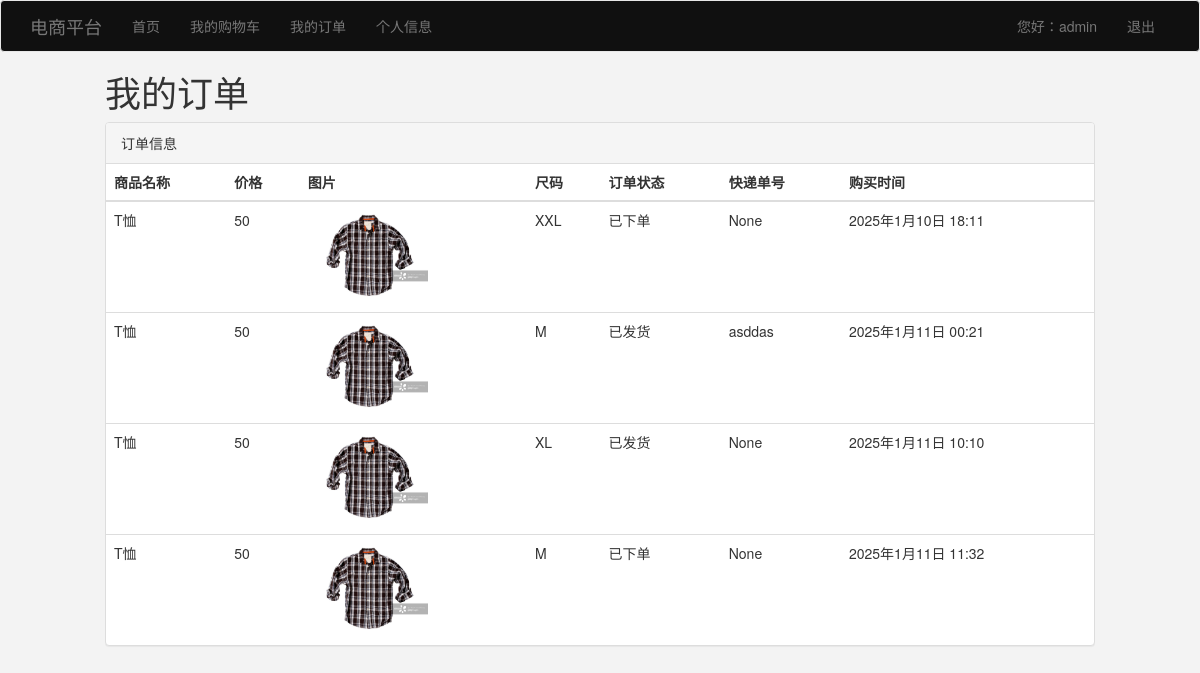
/my_order/ (signed in), run on an earlier commit of the app's database.
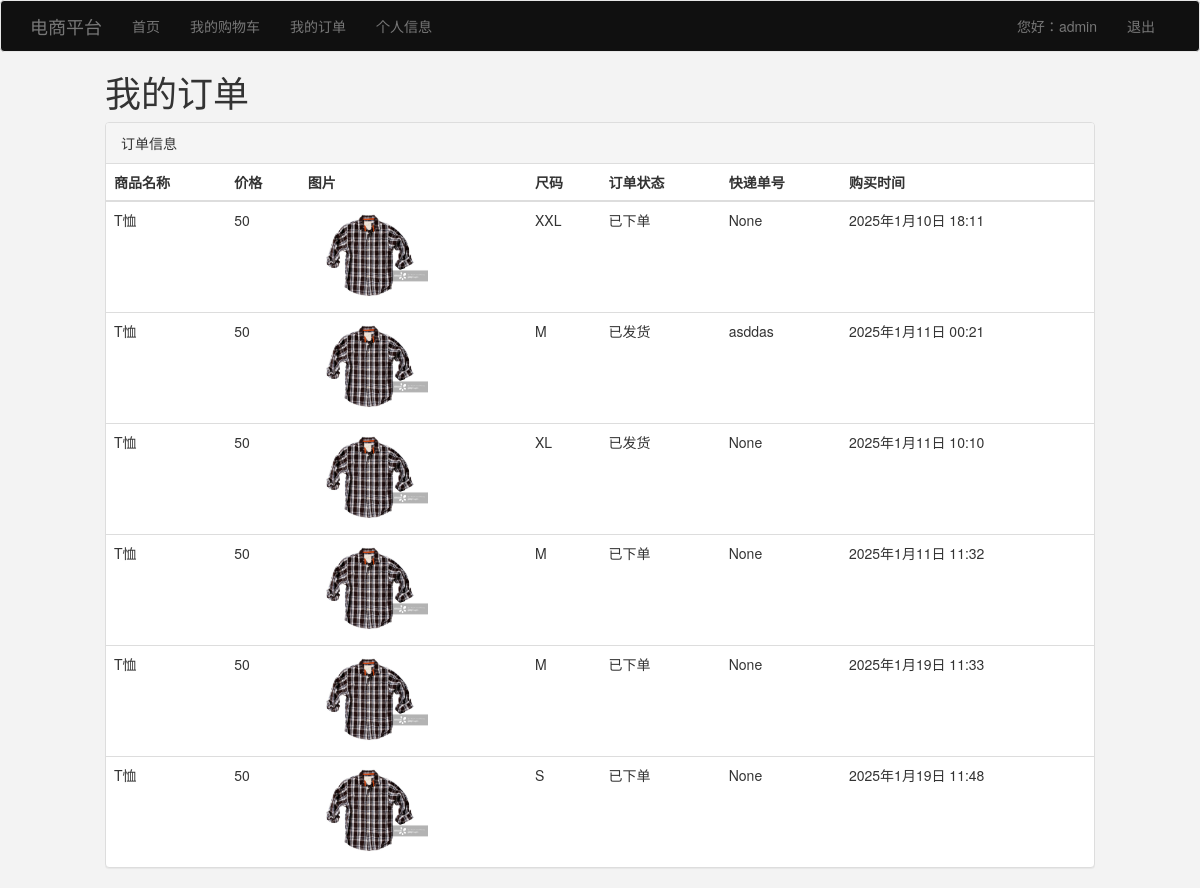
And on a later commit of the database.
### info_manage/models.py (models this page shows, shortened)
class OrderModel(models.Model):
    STATUS_CHOICES = (
        ('ordered', '已下单'),
        ('prepare','备货中'),
        ('unshipped', '待发货'),
        ('shipped', '已发货'),
        ('completed', '已完成'),
    )
    item = models.ForeignKey('ItemModel', on_delete=models.CASCADE, verbose_name='所属商品')
    user = models.ForeignKey('UserInfoModel', on_delete=models.CASCADE, verbose_name='所属用户')
    price = models.IntegerField(verbose_name='总价格')
    size = models.CharField(max_length=3, verbose_name='尺寸', default='M')
    status = models.CharField(max_length=20, choices=STATUS_CHOICES, default='ordered', verbose_name='订单状态')
    tracking_number = models.CharField(max_length=100, verbose_name='快递单号', blank=True, null=True)
    create_time = models.DateTimeField(auto_now_add=True, verbose_name='创建时间')
    class Meta:
        db_table = 'db_order'
        verbose_name = '订单信息'
        verbose_name_plural = verbose_name

class ItemModel(models.Model):
    SIZE_CHOICES = [
        ('XS', 'XS'),
        ('S', 'S'),
        ('M', 'M'),
        ('L', 'L'),
        ('XL', 'XL'),
        ('XXL', 'XXL'),
    ]
    name = models.CharField(max_length=100, verbose_name='名称')
    price = models.IntegerField(verbose_name='价格')
    image = models.ImageField(upload_to='', max_length=300, verbose_name='图片')
    content = models.TextField(verbose_name='介绍')
    size = models.CharField(max_length=50, verbose_name='尺寸', default='M')
    category = models.ForeignKey('CategoryModel', on_delete=models.CASCADE, verbose_name='所属分类')
    create_time = models.DateTimeField(auto_now_add=True, verbose_name='创建时间')
    class Meta:
        db_table = 'db_item'
        verbose_name = '商品信息'
        verbose_name_plural = verbose_name

### info_manage/views.py (the view)
# urls.py: path('my_order/', views.my_order, name='my_order'),
def my_order(request):
    user_id = request.session.get('user_id')
    if request.method == 'GET':
        orders = OrderModel.objects.filter(
            user_id=user_id
        )
        context = {
            'orders': orders
        }
        return render(request, 'my_order.html', context=context)
    else:
        order_id = request.POST.get('order_id')
        OrderModel.objects.filter(
            id=order_id
        ).first().delete()
        return JsonResponse({'code': 200})

### utils/content_process.py (called while the page is built)
def front_user(request):
    login_in = request.session.get('login_in')
    content = {}
    if login_in:
        user = {
            'username': request.session.get('username'),
            'user_id': request.session.get('user_id'),
        }
        content['front_user'] = user
    return content

### front/templates/my_order.html (shortened to what this page needs)
{% extends 'base.html' %}
{% block body %}
    <h1>我的订单</h1>
    <div class="panel panel-default" style="margin-top: 10px">
        <div class="panel-heading">订单信息</div>
        <table class="table">
            <thead>
            <tr>
                <th>商品名称</th>
                <th>价格</th>
                <th>图片</th>
                <th>尺码</th>
                <th>订单状态</th>
                <th>快递单号</th>
                <th>购买时间</th>
            </tr>
            </thead>
            <tbody>
            {% for order in orders %}
                <tr>
                    <td>{{ order.item.name }}</td>
                    <td>{{ order.price }}</td>
                    <td>
                        <img src="/image/{{ order.item.image }}" alt="" style="width: 120px;height: 90px">
                    </td>
                    <td>{{ order.size }}</td>
                    <td>{{ order.get_status_display }}</td>
                    <td>{{ order.tracking_number }}</td>
                    <td>{{ order.create_time }}</td>
                </tr>
            {% endfor %}
            </tbody>
        </table>
    </div>
{% endblock %}

### front/templates/base.html (shortened to what this page needs)
<!DOCTYPE html>
<html>
<head>
    <link rel="stylesheet" href="{% static 'css/bootstrap.min.css' %}">
    <link rel="stylesheet" href="{% static 'css/front_base.css' %}">
    <link rel="stylesheet" href="{% static 'css/signbase.css' %}">
</head>
<body>
<nav class="navbar navbar-default" style="background-color: #101010">
    <div class="container">
        <div class="navbar-header">
            <a class="navbar-brand" href="/">电商平台</a>
        </div>
        <div class="collapse navbar-collapse" id="bs-example-navbar-collapse-1">
            <ul class="nav navbar-nav">
                <li class=""><a href="/">首页<span class="sr-only">(current)</span></a></li>
                {% if front_user %}
                    <li><a href="{% url 'info_manage:my_car' %}">我的购物车</a></li>
                    <li><a href="{% url 'info_manage:my_order' %}">我的订单</a></li>
                    <li><a href="{% url 'info_manage:my_info' %}">个人信息</a></li>
                {% endif %}
            </ul>
            <ul class="nav navbar-nav navbar-right">
                {% if front_user %}
                    <li><a href="">您好：{{ front_user.username }}</a></li>
                    <li><a href="{% url 'info_manage:logout' %}">退出</a></li>
                {% else %}
                    <li><a href="{% url 'info_manage:login' %}">登录</a></li>
                    <li><a href="{% url 'info_manage:register' %}">注册</a></li>
                {% endif %}
            </ul>
        </div>
    </div>
</nav>
<div class="main-container">
    {% block body %}
    {% endblock %}
</div>
</body>
</html>

### front/src/css/front_base.css (style rules this page uses)
a, abbr, acronym, address, applet, article, aside, audio, b, big, blockquote, body, canvas, caption, center, cite, code, dd, del, details, dfn, div, dl, dt, em, embed, fieldset, figcaption, figure, footer, form, h1, h2, h3, h4, h5, h6, header, html, i, iframe, img, ins, kbd, label, legend, li, mark, menu, nav, object, ol, output, p, pre, q, ruby, s, samp, section, small, span, strike, strong, sub, summary, sup, table, tbody, td, tfoot, th, thead, time, tr, tt, u, ul, var, video { margin: 0; padding: 0; border: 0; vertical-align: baseline; list-style: none; }
.main-container { width: 990px; margin: 0 auto; overflow: hidden; }

### front/src/css/signbase.css (style rules this page uses)
body { background: #f3f3f3; }

What changed in the data, as far as the page shows it:
added OrderModel: item.name "T恤", price "50", item.image (picture), size "M", status "已下单", tracking_number "None", create_time "2025年1月19日 11:33"
added OrderModel: item.name "T恤", price "50", item.image (picture), size "S", status "已下单", tracking_number "None", create_time "2025年1月19日 11:48"
